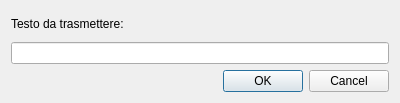
<?xml version="1.0" encoding="UTF-8"?>
<ui version="4.0">
 <class>DlgMessage</class>
 <widget class="QDialog" name="DlgMessage">
  <property name="geometry">
   <rect>
    <x>0</x>
    <y>0</y>
    <width>400</width>
    <height>103</height>
   </rect>
  </property>
  <property name="windowTitle">
   <string>Manda messaggio</string>
  </property>
  <property name="modal">
   <bool>true</bool>
  </property>
  <layout class="QVBoxLayout" name="verticalLayout">
   <item>
    <widget class="QLabel" name="label">
     <property name="text">
      <string>Testo da trasmettere:</string>
     </property>
    </widget>
   </item>
   <item>
    <widget class="QLineEdit" name="lineEdit"/>
   </item>
   <item>
    <widget class="QDialogButtonBox" name="buttonBox">
     <property name="orientation">
      <enum>Qt::Horizontal</enum>
     </property>
     <property name="standardButtons">
      <set>QDialogButtonBox::Cancel|QDialogButtonBox::Ok</set>
     </property>
    </widget>
   </item>
  </layout>
 </widget>
 <resources/>
 <connections>
  <connection>
   <sender>buttonBox</sender>
   <signal>accepted()</signal>
   <receiver>DlgMessage</receiver>
   <slot>accept()</slot>
   <hints>
    <hint type="sourcelabel">
     <x>248</x>
     <y>254</y>
    </hint>
    <hint type="destinationlabel">
     <x>157</x>
     <y>274</y>
    </hint>
   </hints>
  </connection>
  <connection>
   <sender>buttonBox</sender>
   <signal>rejected()</signal>
   <receiver>DlgMessage</receiver>
   <slot>reject()</slot>
   <hints>
    <hint type="sourcelabel">
     <x>316</x>
     <y>260</y>
    </hint>
    <hint type="destinationlabel">
     <x>286</x>
     <y>274</y>
    </hint>
   </hints>
  </connection>
 </connections>
</ui>
